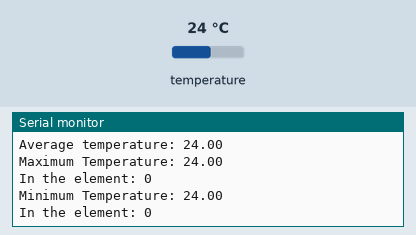
A sketch run on a simulated Arduino Uno, built with avr-gcc and run on an emulated ATmega328P. Shown: the last lines printed to the serial monitor. Inputs (shaded band) come from the test bench; at power-on: temperature 24 °C.

Above: at 1.3 s.
1.4 s: temperature set to 6 °C
At 2.8 s:
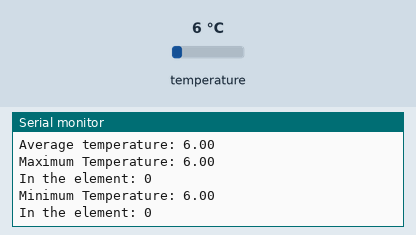
6.6 s: temperature set to 12 °C
At 8.7 s:
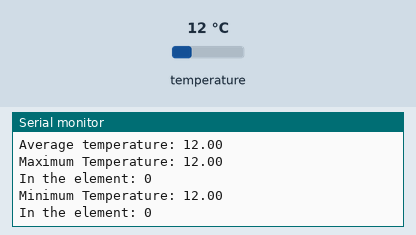
8.8 s: temperature set to 6 °C
At 10.4 s:
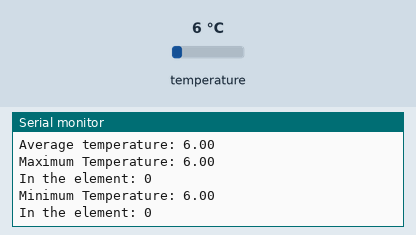
Timing chart, 0 to 11.9 s (numbered marks = the images above; inputs shaded):
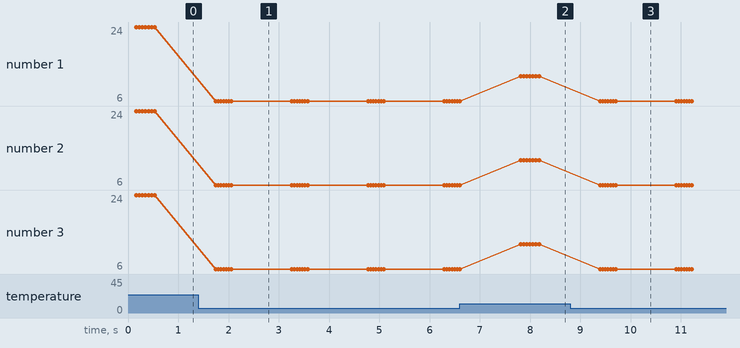

The sketch:

Thesis.ino
```cpp
#include <Wire.h>                     // It includes the necessary libraries: Wire.h for I2C communication and Adafruit_AMG88xx.h for interfacing with the AMG88xx sensor.
#include <Adafruit_AMG88xx.h>

//In the setup() function:
//It starts serial communication at a baud rate of 9600.
//It attempts to initialize communication with the AMG88xx sensor using amg.begin().
//If the sensor is not found, it prints an error message and enters an infinite loop.

Adafruit_AMG88xx amg;             // It initializes an instance of the Adafruit_AMG88xx class called amg.

float pixels[AMG88xx_PIXEL_ARRAY_SIZE];

void setup() {
    Serial.begin(9600);
    Serial.println(F("AMG88xx pixels"));

    bool status;

    // default settings
    status = amg.begin();
    if (!status) {
        Serial.println("Could not find a valid AMG88xx sensor, check wiring!");
        while (1);
    }

    Serial.println("-- Pixels Test --");

    Serial.println();

    delay(100); // let sensor boot up
}

//In the loop() function:
//It reads the temperature values of all pixels in the sensor array using amg.readPixels(pixels).
//It prints the temperature values of all pixels in the sensor array to the serial monitor.
//It delays for one second before repeating the process.

void loop() {
    //read all the pixels
    amg.readPixels(pixels);

    float sum = 0.0; // Variable to hold the sum of temperatures
    float max_temperature = -100;
    float min_temperature = 100;
    int min_position;
    int max_position;
    int j;
    float sum2 = 0.0;
    int group_count = 0;

    Serial.print("[");
    for(int i = 0; i < AMG88xx_PIXEL_ARRAY_SIZE; i++){
        Serial.print(pixels[i]);
        Serial.print(", ");
        sum += pixels[i]; // Accumulate temperature readings
        if (pixels[i]>max_temperature){
            max_temperature = pixels[i];
            max_position = int(i);
        }
        if (pixels[i]<min_temperature){
            min_temperature = pixels[i];
            min_position = int(i);
        }
        if(i % 8 == 7) {
            Serial.println();
        }
    }

    Serial.println("]");
    Serial.println();

    // Calculate average temperature
    float averageTemperature = sum / AMG88xx_PIXEL_ARRAY_SIZE;

    Serial.print("Sum of temperatures: ");
    Serial.println(sum);
    Serial.print("Average temperature: ");
    Serial.println(averageTemperature);
    Serial.print("Maximum Temperature: ");
    Serial.println(max_temperature);
    Serial.print("In the element: ");
    Serial.println(max_position);
    Serial.print("Minimum Temperature: ");
    Serial.println(min_temperature);
    Serial.print("In the element: ");
    Serial.println(min_position);

    Serial.println();

    for(j=0; j<49; j+=16)
    {
        for(int i=0; i<7; i+=2)
        {
            sum2 += pixels[ i + j ];
            sum2 += pixels[ i + j + 1];
            sum2 += pixels[ i + j + 8 ];
            sum2 += pixels[ i + j + 9 ];

            float averageTemperature = sum2 / 4;
            //Serial.print("Group ");
            //Serial.print(group_count);
            //Serial.print(": ");
            //Serial.println(averageTemperature);
            group_count++;
            sum2 = 0.0;

        }
    }
    //Serial.println();
    //delay a second
    delay(1000);
}
```

Measured:
- after the input at 1.4 s, the serial monitor: prints a new line after 0.29 s (image 1)
- after the input at 6.6 s, the serial monitor: prints a new line after 1.2 s (image 2)
- plotted number 1: 24 → 6 after the input at 1.4 s, 6 → 12 after the input at 6.6 s
- plotted number 2: 24 → 6 after the input at 1.4 s, 6 → 12 after the input at 6.6 s
- plotted number 3: 24 → 6 after the input at 1.4 s, 6 → 12 after the input at 6.6 s
